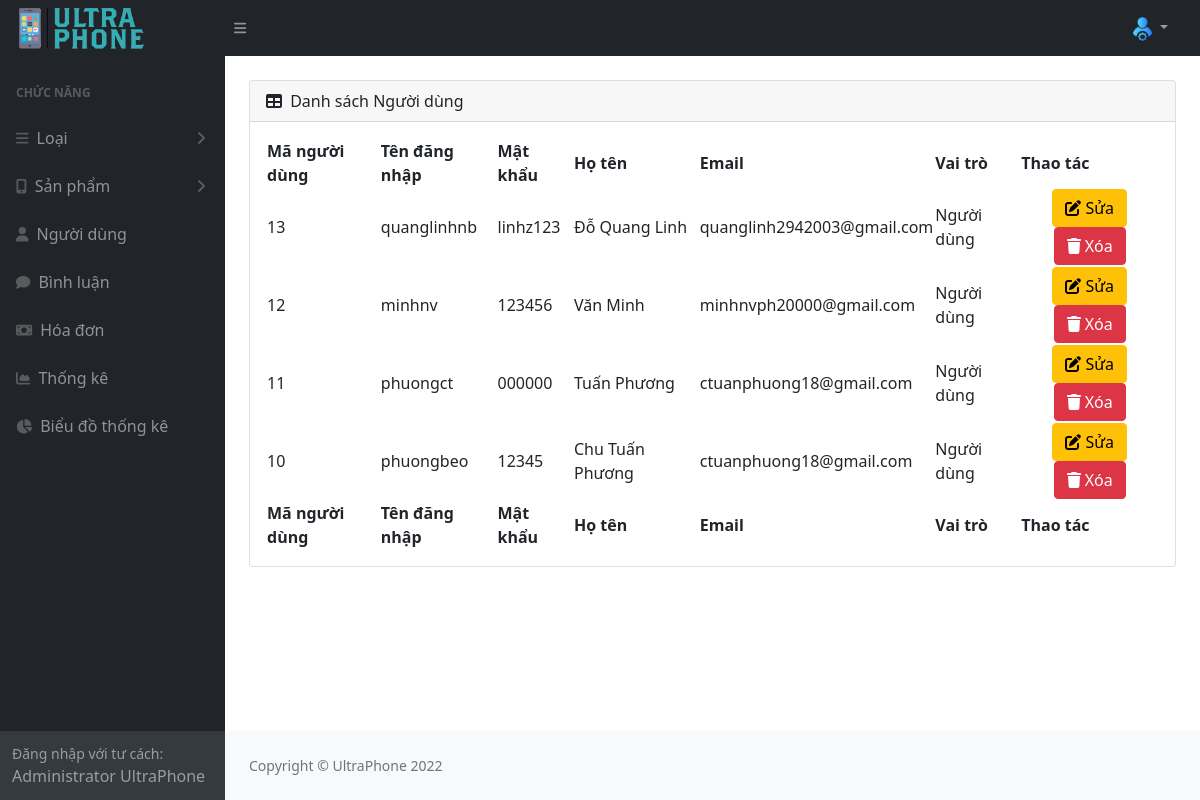
/admin/index.php?act=listuser, run on an earlier commit of the app's database.
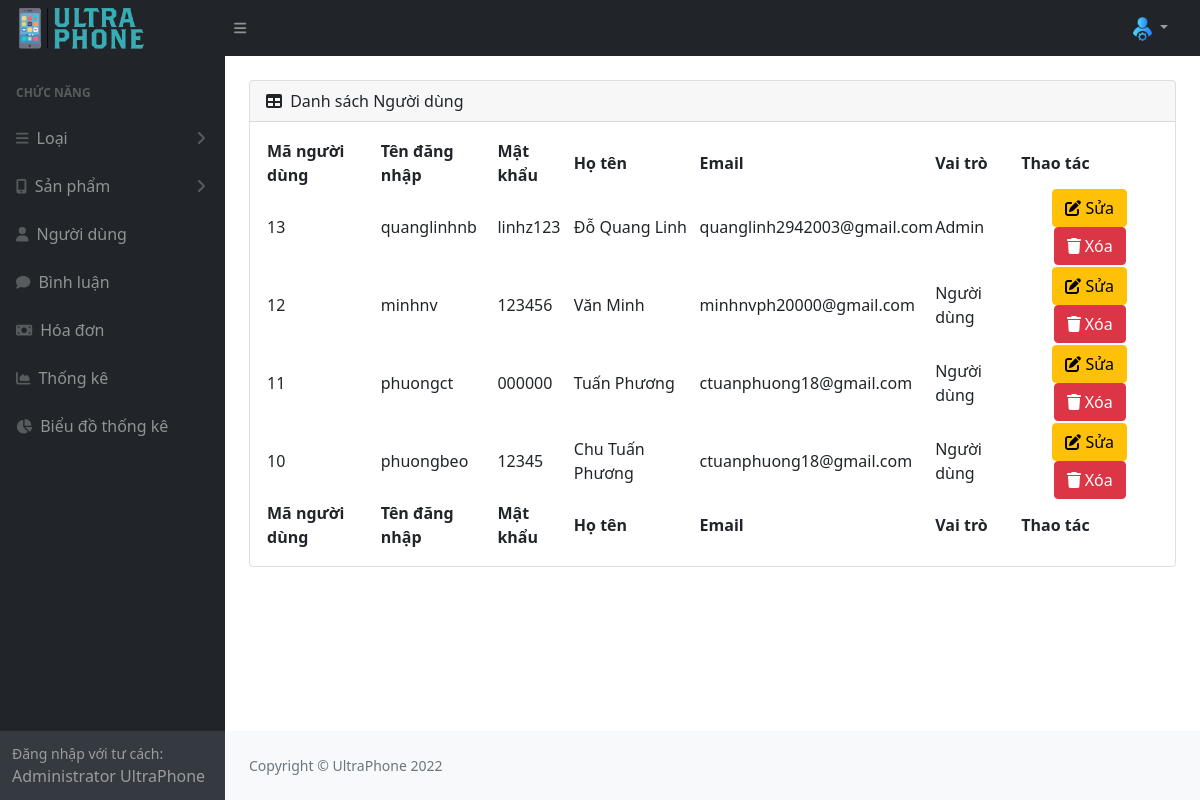
And on a later commit of the database.
### tables this page shows
CREATE TABLE `user` (
  `id_user` int(11) NOT NULL,
  `user_name` varchar(50) NOT NULL,
  `password` varchar(50) NOT NULL,
  `full_name` varchar(255) NOT NULL,
  `sex` tinyint(4) NOT NULL DEFAULT 0,
  `email_user` varchar(255) NOT NULL,
  `address` varchar(255) NOT NULL,
  `phone_user` varchar(25) NOT NULL,
  `img_user` varchar(255) NOT NULL,
  `register_date` date DEFAULT NULL,
  `last_login` date DEFAULT NULL,
  `role` tinyint(1) NOT NULL DEFAULT 0
);

### admin/model/pdo.php (called while the page is built, shortened)
<?php
function pdo_get_connection(){
    $dburl = "mysql:host=127.0.0.1;dbname=ultraphone;charset=utf8";
    $username = 'root';
    $password = '';
    $conn = new PDO($dburl, $username, $password);
    $conn->setAttribute(PDO::ATTR_ERRMODE, PDO::ERRMODE_EXCEPTION);
    return $conn;
}
function pdo_query($sql){
    $sql_args = array_slice(func_get_args(), 1);
    try{
        $conn = pdo_get_connection();
        $stmt = $conn->prepare($sql);
        $stmt->execute($sql_args);
        $rows = $stmt->fetchAll();
        return $rows;
    }
    catch(PDOException $e){
        throw $e;
    }
    finally{
        unset($conn);
    }
}

### admin/model/nguoidung.php (called while the page is built, shortened)
<?php
function loadall_user()
{
    $sql = "SELECT * FROM user ORDER BY id_user DESC";
    $listuser = pdo_query($sql);
    return $listuser;
}
?>

### admin/view/nguoidung/list.php (the view)
<div id="layoutSidenav_content">
    <div class="container-fluid px-4">
        <div class="card mb-4 mt-4">
            <div class="card-header">
                <i class="fas fa-table me-1"></i>
                Danh sách Người dùng
            </div>
            <div class="card-body">
                <table id="datatablesSimple">
                    <thead>
                        <tr>
                            <th>Mã người dùng</th>
                            <th>Tên đăng nhập</th>
                            <th>Mật khẩu</th>
                            <th>Họ tên</th>
                            <th>Email</th>
                            <th>Vai trò</th>
                            <th>Thao tác</th>
                        </tr>
                    </thead>
                    <tfoot>
                    <tr>
                            <th>Mã người dùng</th>
                            <th>Tên đăng nhập</th>
                            <th>Mật khẩu</th>
                            <th>Họ tên</th>
                            <th>Email</th>
                            <th>Vai trò</th>
                            <th>Thao tác</th>
                        </tr>
                    </tfoot>
                    <tbody>
                        <?php foreach ($listuser as $user) : ?>
                             <tr>
                                    <td><?= $user['id_user'] ?></td>
                                    <td><?= $user['user_name'] ?></td>
                                    <td><?= $user['password'] ?></td>
                                    <td><?= $user['full_name'] ?></td>
                                    <td><?= $user['email_user'] ?></td>
                                    <td><?php if($user['role'] == 1) {
                                        echo "Admin";
                                    } else {
                                        echo "Người dùng";
                                    } ?></td>
                                    <td class="text-center">
                                        <a href="./index.php?act=edituser&id_user=<?= $user['id_user'] ?>" class="btn btn-warning"><i class="fa-solid fa-pen-to-square"></i> Sửa</a>
                                        <a href="./index.php?act=removeuser&id_user=<?= $user['id_user'] ?>" class="btn btn-danger" onclick="return confirm('Bạn có chắc chắn muốn xóa không?')"><i class="fa-solid fa-trash"></i> Xóa</a>
                                    </td>
                                </tr>
                     <?php endforeach ?>
                    </tbody>
                </table>
            </div>
        </div>
    </div>

What changed in the data, as far as the page shows it:
changed user "quanglinhnb": role "Người dùng" → "Admin"
